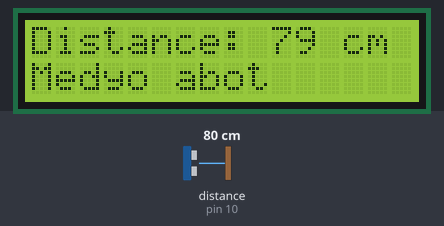
A sketch run on a simulated Arduino Uno, built with avr-gcc and run on an emulated ATmega328P. On the bench: 16×2 character LCD. Wiring (inferred from the names in the program): ultrasonic range finder: trigger pin 9; echo pin 10. The inputs (shaded band) are chosen by the test bench; at power-on: distance to the obstacle (sensor on pin 10) 80 cm. The echo pulse lasts 58.3 µs per cm; what the sketch prints to the serial monitor is not drawn.

Above: at 1.2 s.
1.3 s: distance to the obstacle (sensor on pin 10) set to 2 cm
At 2.5 s:
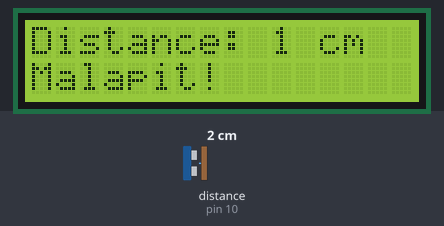
5.4 s: distance to the obstacle (sensor on pin 10) set to 250 cm
At 7.1 s:
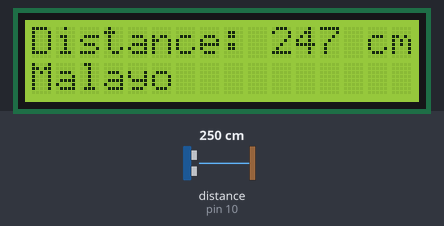
9.5 s: distance to the obstacle (sensor on pin 10) set to 197 cm
At 11.0 s:
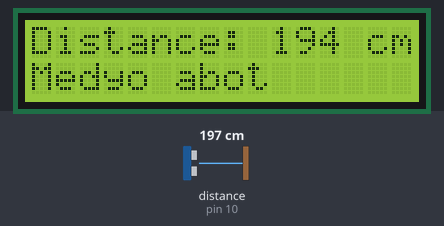
Timing chart, 0 to 12.5 s (numbered marks = the images above; inputs shaded):
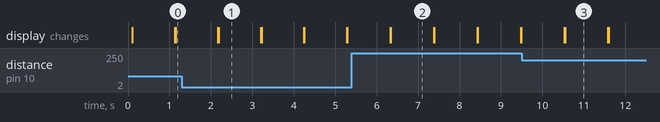

The sketch:

Tagalog_UltraSensor.ino
```cpp
//code is in tagalog version

#include <Wire.h>
#include <LiquidCrystal_I2C.h> // includes the LiquidCrystal Library

LiquidCrystal_I2C lcd(0x27, 16, 2);

const int trigPin =9;
const int echoPin = 10;

long duration;
int distanceCm, distanceInch;


void sobrangLapit() {


}


void setup() {
  // put your setup code here, to run once:
  lcd.begin();
  lcd.backlight();
  pinMode(trigPin, OUTPUT);
  pinMode(echoPin, INPUT);
  Serial.begin(9600);


}

void loop() {
  // put your main code here, to run repeatedly:
  digitalWrite(trigPin, LOW);
  delayMicroseconds(2);
  digitalWrite(trigPin, HIGH);
  delayMicroseconds(10);
  digitalWrite(trigPin, LOW);
  duration = pulseIn(echoPin, HIGH);
  distanceCm = duration * 0.034 / 2;
  distanceInch = duration * 0.0133 / 2;

  Serial.print("Distance: ");
  Serial.print(distanceCm);

 // lcdi2c display code below
 if (distanceCm > 200) {
   lcd.clear();
   lcd.setCursor(0,0);
   lcd.print("Distance: ");
   lcd.print(distanceCm);
   lcd.print(" cm");
   delay(10);
   lcd.setCursor(0,1);
   lcd.print("Malayo");
   delay(1000);
 }
 else if (distanceCm > 70) {
   lcd.clear();
   lcd.setCursor(0,0);
   lcd.print("Distance: ");
   lcd.print(distanceCm);
   lcd.print(" cm");
   delay(10);
   lcd.setCursor(0,1);
   lcd.print("Medyo abot");
   delay(1000);
 }
 else {
   lcd.clear();
   lcd.setCursor(0,0);
   lcd.print("Distance: ");
   lcd.print(distanceCm);
   lcd.print(" cm");
   delay(10);
   lcd.setCursor(0,1);
   lcd.print("Malapit!");
   delay(1000);
 }


}
```

Measured:
- after the input at 1.3 s, the display: first differs from a run without the input after 0.89 s (image 1)
- after the input at 5.4 s, the display: first changes after 0.93 s (image 2 shows a later state)
- after the input at 9.5 s, the display: first changes after 1.0 s (image 3 shows a later state)
- what the display in image 1 shows lasts 1.0 s, from 2.2 s to 3.2 s
